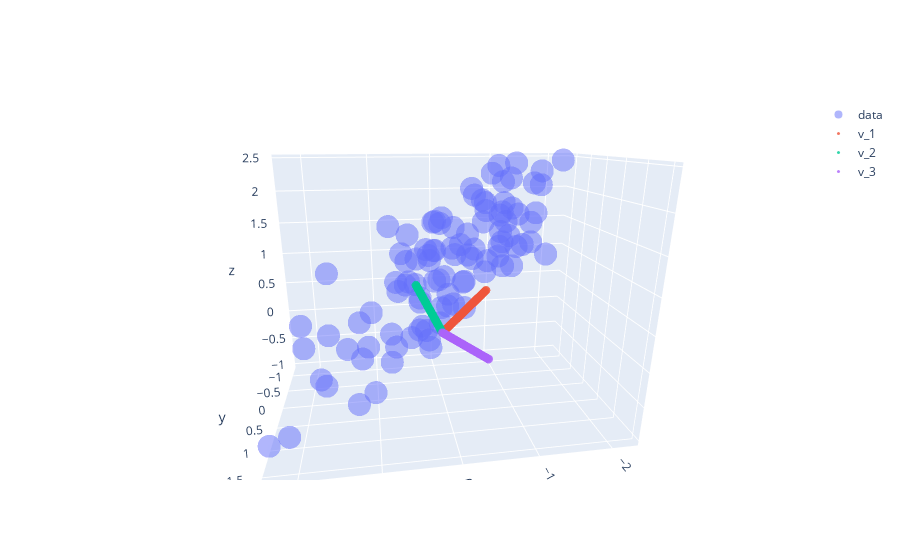

Write notebook code for a chart like this one.
### Code cell
lambdas, vs = sorted_eig(cov)  # Compute e'vals and e'vectors of cov matrix 
print("lambdas, vs =\n",lambdas,"\n",vs)

# Re-plot our data
fig = go.Figure(data=[go.Scatter3d(x=x, y=y, z=z,mode='markers',  
        marker=dict(size=8,opacity=0.5), name="data" ) ])

# Draw some extra 'lines' showing eigenvector directions
n_ev_balls = 50    # the lines will be made of lots of balls in a line
ev_size= 3    # size of balls
t = np.linspace(0,1,num=n_ev_balls)  # parameterizer for drawing along vec directions

for i in range(3):   # do this for each eigenvector 
    # Uncomment the next line to scale (unit) vector by size of the eigenvalue
    # vs[:,i] *= lambdas[i] 
    ex, ey, ez = t*vs[0,i], t*vs[1,i],  t*vs[2,i]
    fig.add_trace(go.Scatter3d(x=ex, y=ey, z=ez,mode='markers',
                marker=dict(size=ev_size,opacity=0.8), name="v_"+str(i+1)))

fig.update_layout( xaxis_title="x", yaxis_title="y", yaxis = dict(scaleanchor = "x",scaleratio = 1) )
fig.show()
